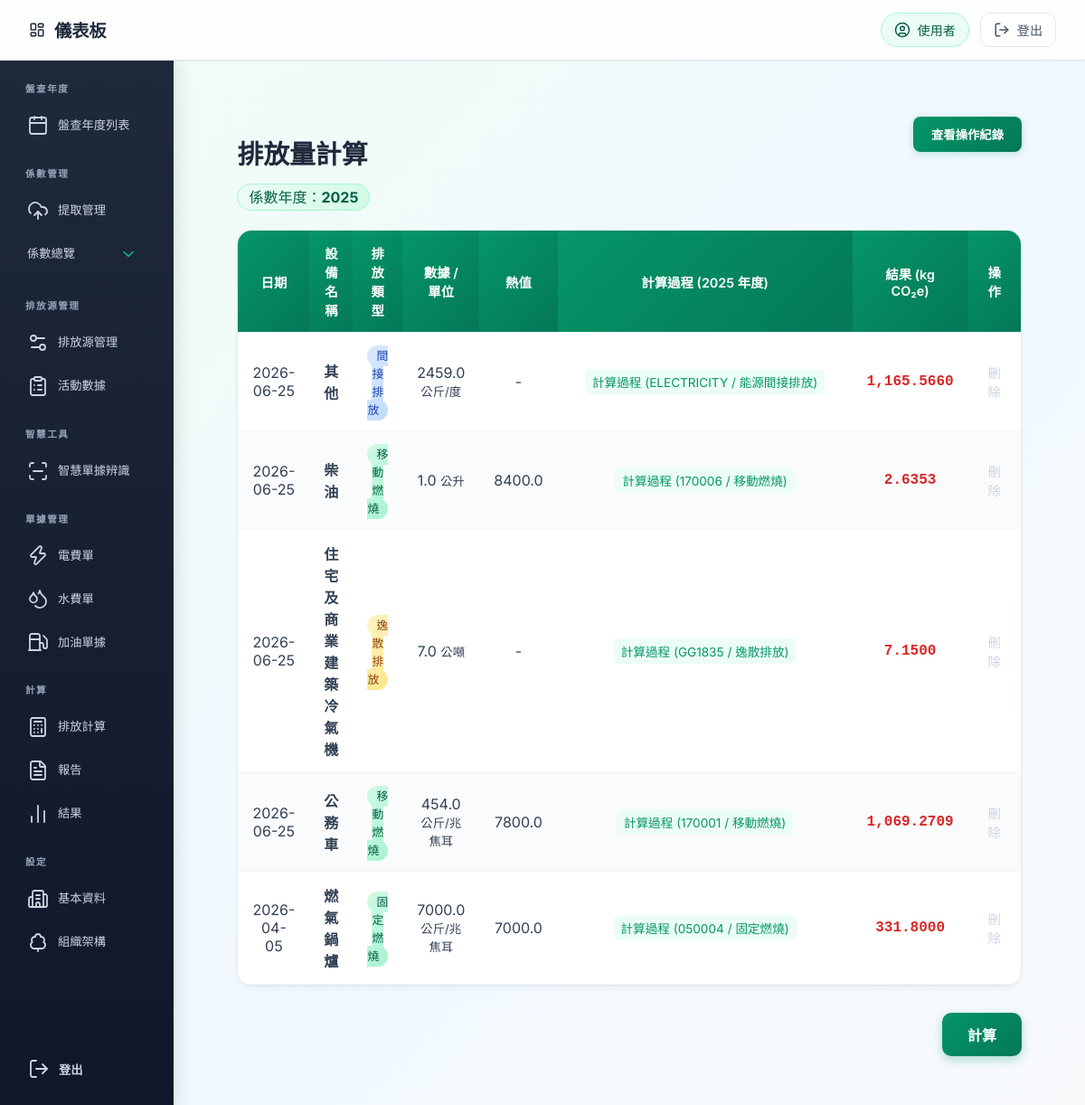
The app's page /calculation/ with its own data.
### model.py (models this page shows)
class EmissionFactor(SQLModel, table=True):
    code: str = Field(primary_key=True)
    gas_type: str = Field(primary_key=True)
    original_code: str = Field(index=True)
    emission_type: str = "固定燃燒"
    name: str
    factor_value: float
    unit: str
    year: int
    factor_source: Optional[str] = None
    calculation_method: Optional[str] = None
    lower_heating_value: Optional[float] = None
    lhv_unit: Optional[str] = None
    updated_at: datetime = Field(default_factory=datetime.utcnow)

class EmissionRecord(SQLModel, table=True):
    id: Optional[int] = Field(default=None, primary_key=True)
    device_id: int = Field(foreign_key="device.id")
    record_date: str
    activity_data: float
    total_co2e: float
    unit: Optional[str] = None
    data_source: Optional[str] = "manual"
    heat_value: Optional[float] = None
    lhv_unit: Optional[str] = None

class Device(SQLModel, table=True):
    id: Optional[int] = Field(default=None, primary_key=True)
    name: str = Field(index=True)
    category: str
    emission_type: str = Field(default="固定燃燒")
    location: str
    factor_ref_code: str
    gas_type: str
    unit: str
    device_number: Optional[str] = None
    device_code: Optional[str] = None
    quantity: int = 1
    fill_amount: Optional[float] = None
    fill_unit: Optional[str] = None
    equipment_category: Optional[str] = None
    refrigerant_code: Optional[str] = None

### routers/calculation.py (the view)
@router.get("/", response_class=HTMLResponse)
async def calculation_page(request: Request, session: Session = Depends(get_session)):
    devices = session.exec(select(Device)).all()
    records = session.exec(
        select(EmissionRecord).order_by(col(EmissionRecord.record_date).desc())
    ).all()
    all_factors = session.exec(select(EmissionFactor)).all()
    target_year = max((f.year for f in all_factors), default=datetime.now().year)
    device_map = {d.id: d.name for d in devices}
    device_unit_map = {d.id: d.unit for d in devices}
    device_to_code = {d.id: d.factor_ref_code for d in devices}
    device_emission_type_map = {d.id: d.emission_type for d in devices}
    gwp_refs = session.exec(
        select(GWPReference).order_by(GWPReference.gas_name_zh)
    ).all()
    gwp_lookup: dict[str, dict] = {}
    for g in gwp_refs:
        gwp_lookup[g.formula] = {
            "name": g.gas_name_zh,
            "gwp": float(g.gwp_value or 0),
        }
    factor_detail_map = {}
    device_calc_info = {}
    for d in devices:
        etype = str(d.emission_type or "").strip()
        if etype == "逸散排放" and d.refrigerant_code:
            from services.emission_calculator import _lookup_gwp
            gwp_info = gwp_lookup.get(d.refrigerant_code)
            if not gwp_info:
                gwp_val = _lookup_gwp(session, d.refrigerant_code)
                gwp_info = {"name": d.refrigerant_code, "gwp": gwp_val}
            rate = get_rate_by_code(d.equipment_category or "")
            fill_kg = (d.fill_amount or 0) * 1000.0
            device_calc_info[d.id] = {
                "type": "refrigerant",
                "refrigerant_name": gwp_info.get("name", d.refrigerant_code),
                "gwp_value": gwp_info.get("gwp", 0),
                "emission_rate": rate,
                "fill_kg": fill_kg,
                "fill_tonnes": d.fill_amount or 0,
            }
            factor_detail_map[d.id] = [
                {"gas": "冷媒", "val": gwp_info.get("gwp", 0), "formula": "填充量(kg) × GWP × 洩漏率"}
            ]
        elif etype == "能源間接排放":
            elec_factors = [f for f in all_factors if f.original_code == "ELECTRICITY" and f.gas_type == "CO2e"]
            latest_elec = max((f.year for f in elec_factors), default=target_year)
            elec_factor = next((f for f in elec_factors if f.year == latest_elec), None)
            factor_value = elec_factor.factor_value if elec_factor else 0.0
            device_calc_info[d.id] = {
                "type": "electricity",
                "factor_value": factor_value,
                "factor_year": latest_elec,
            }
            factor_detail_map[d.id] = [
                {"gas": "CO2e", "val": factor_value, "formula": "活動數據(kWh) × 排放係數(kg CO2e/kWh)"}
            ]
        else:
            matched = [f for f in all_factors if _factor_matches_device(f, d)]
            if not matched:
                factor_detail_map[d.id] = []
                device_calc_info[d.id] = {"type": "combustion", "has_lhv": False}
                continue
            latest_year = max(f.year for f in matched)
            latest_factors = [f for f in matched if f.year == latest_year]
            factor_detail_map[d.id] = [
                {"gas": f.gas_type, "val": f.factor_value}
                for f in latest_factors
            ]
            lhv_val, lhv_unit = get_lhv_value(d.factor_ref_code)
            device_calc_info[d.id] = {
                "type": "combustion",
                "has_lhv": lhv_val is not None,
                "lhv_value": lhv_val,
                "lhv_unit": lhv_unit,
            }
    record_calc_map: dict[int, dict] = {}
    device_by_id = {d.id: d for d in devices}
    for r in records:
        d = device_by_id.get(r.device_id)
        if not d:
            record_calc_map[r.id] = {"co2": 0.0, "ch4": 0.0, "n2o": 0.0, "co2e": float(r.total_co2e or 0)}
            continue
        etype = (d.emission_type or "").strip()
        if etype == "逸散排放" and d.refrigerant_code:
            res = calculate_refrigerant_emission(
                session=session,
                refrigerant_code=d.refrigerant_code,
                fill_amount_tonnes=d.fill_amount or 0,
                equipment_category=d.equipment_category or "",
            )
            record_calc_map[r.id] = {
                "co2": 0.0, "ch4": 0.0, "n2o": 0.0,
                "co2e": float(res.get("CO2e", r.total_co2e or 0) or 0),
            }
        elif etype == "能源間接排放":
            res = calculate_electricity_emission(
                session=session,
                activity_value=float(r.activity_data or 0),
                year=None,
            )
            record_calc_map[r.id] = {
                "co2": 0.0, "ch4": 0.0, "n2o": 0.0,
                "co2e": float(res.get("CO2e", r.total_co2e or 0) or 0),
            }
        else:
            lhv_value, lhv_unit = get_lhv_for_device(
                session=session,
                device=d,
                custom_heat_value=r.heat_value,
                custom_lhv_unit=r.lhv_unit,
            )
            res = calculate_combustion_emission(
                session=session,
                original_code=d.factor_ref_code or "",
                emission_type=etype or "固定燃燒",
                activity_value=float(r.activity_data or 0),
                lhv_value=lhv_value,
                lhv_unit=lhv_unit,
                year=None,
            )
            record_calc_map[r.id] = {
                "lhv_value": lhv_value or 0,
                "lhv_unit": lhv_unit or "",
                "tj_total": tj_per_unit(lhv_value or 0, lhv_unit or ""),
                "co2": float(res.get("CO2", 0) or 0),
                "ch4": float(res.get("CH4", 0) or 0),
                "n2o": float(res.get("N2O", 0) or 0),
                "co2e": float(res.get("CO2e", r.total_co2e or 0) or 0),
            }
    return templates.TemplateResponse(
        "calculation.html",
        {
            "request": request,
            "records": records,
            "target_year": target_year,
            "device_map": device_map,
            "device_unit_map": device_unit_map,
            "device_to_code": device_to_code,
            "device_emission_type_map": device_emission_type_map,
            "factor_detail_map": factor_detail_map,
            "device_calc_info": device_calc_info,
            "record_calc_map": record_calc_map,
        },
    )

### templates/calculation.html (shortened to what this page needs)
{% extends "base.html" %}
{% block head %}
<link rel="stylesheet" href="/static/css/calculation.css">
{% endblock %}
{% block content %}
<div class="calc-page-wrap">
    <div class="calc-page-header">
        <div>
            <h1 class="calc-title">排放量計算</h1>
            <p class="calc-year-note">
                <span class="calc-year-tag">
            係數年度：<strong>{{ target_year }}</strong>
        </span>
            </p>
        </div>
        <button type="button" id="openLogModal" class="btn-log">查看操作紀錄</button>
    </div>
    <div class="calc-card calc-table-card">
        <table class="record-table">
            <thead>
            <tr>
                <th>日期</th>
                <th>設備名稱</th>
                <th>排放類型</th>
                <th>數據 / 單位</th>
                <th>熱值</th>
                <th style="width: 350px;">計算過程 ({{ target_year }} 年度)</th>
                <th>結果 (kg CO₂e)</th>
                <th>操作</th>
            </tr>
            </thead>
            <tbody>
            {% for r in records %}
            <tr>
                <td>{{ r.record_date }}</td>
                <td><strong>{{ device_map.get(r.device_id) }}</strong></td>
                <td>
                    {% set etype = device_emission_type_map.get(r.device_id, "") %}
                    {% if etype == "逸散排放" %}
                        <span class="badge-fugitive">逸散排放</span>
                    {% elif etype == "能源間接排放" %}
                        <span class="badge-indirect">間接排放</span>
                    {% else %}
                        <span class="badge-combustion">{{ etype }}</span>
                    {% endif %}
                </td>
                <td>{{ r.activity_data }} <small>{{ device_unit_map.get(r.device_id) }}</small></td>
                <td>{{ r.heat_value if r.heat_value else '-' }}</td>
                <td>
                    {% set code = device_to_code.get(r.device_id) %}
                    {% set emission_type = device_emission_type_map.get(r.device_id) %}
                    {% set calc_info = device_calc_info.get(r.device_id, {}) %}
                    {% set calc_type = calc_info.get("type", "combustion") %}
                    <details>
                        <summary>計算過程 ({{ code }} / {{ emission_type }})</summary>
                    </details>
                </td>
                <td class="text-result">{{ "{:,.4f}".format(r.total_co2e) }}</td>
                <td>
                    <form action="/calculation/delete/{{ r.id }}" method="post" class="delete-record-form">
                        <button type="submit" class="btn-delete-record">刪除
                        </button>
                    </form>
                </td>
            </tr>
            {% endfor %}
            </tbody>
        </table>
    </div>
    <div class="calc-footer-action">
        <a href="/result" class="btn-finish-calc">計算</a>
    </div>
</div>
{% endblock %}

### static/css/index.css (style rules this page uses)
:root { --emerald-50: #ecfdf5; --emerald-100: #d1fae5; --emerald-200: #a7f3d0; --emerald-500: #10b981; --emerald-600: #059669; --emerald-700: #047857; --emerald-800: #065f46; --emerald-900: #064e3b; --slate-50: #f8fafc; --slate-100: #f1f5f9; --slate-200: #e2e8f0; --slate-300: #cbd5e1; --slate-400: #94a3b8; --slate-500: #64748b; --slate-600: #475569; --slate-700: #334155; --slate-800: #1e293b; --slate-900: #0f172a; --radius-sm: 6px; --radius-md: 10px; --radius-lg: 16px; --radius-xl: 20px; --shadow-sm: 0 1px 2px rgba(0,0,0,0.05); --shadow-md: 0 4px 6px -1px rgba(0,0,0,0.07), 0 2px 4px -2px rgba(0,0,0,0.05); --shadow-lg: 0 10px 15px -3px rgba(0,0,0,0.08), 0 4px 6px -4px rgba(0,0,0,0.04); --shadow-xl: 0 20px 25px -5px rgba(0,0,0,0.08), 0 8px 10px -6px rgba(0,0,0,0.04); }
body { margin: 0; font-family: "Noto Sans TC", "Inter", -apple-system, BlinkMacSystemFont, "Segoe UI", Roboto, "Helvetica Neue", Arial, sans-serif; background: linear-gradient(135deg, #f0fdf4 0%, #f0f9ff 50%, #f8fafc 100%); background-attachment: fixed; color: var(--slate-700); display: flex; flex-direction: column; min-height: 100vh; }
h1 { color: var(--slate-800); margin-bottom: 20px; font-size: 2rem; font-weight: 700; }

### static/css/calculation.css (style rules this page uses)
.calc-page-wrap { padding: 30px; max-width: 1300px; margin: auto; }
.calc-page-header { display: flex; justify-content: space-between; align-items: flex-start; gap: 20px; margin-bottom: 25px; }
.calc-title { margin-bottom: 5px; color: #1e293b; font-size: 1.8rem; }
.calc-year-note { color: #64748b; margin-bottom: 0; }
.calc-year-tag { background: linear-gradient(135deg, #ecfdf5, #d1fae5); padding: 4px 12px; border-radius: 20px; color: #065f46; font-weight: 500; border: 1px solid #a7f3d0; }
.calc-card { background: white; padding: 24px; border-radius: 16px; border: 1px solid #e2e8f0; box-shadow: 0 4px 6px -1px rgba(0, 0, 0, 0.05), 0 2px 4px -2px rgba(0, 0, 0, 0.03); margin-bottom: 30px; }
.btn-log { background: linear-gradient(135deg, #059669, #047857); color: white; border: none; padding: 10px 20px; border-radius: 8px; cursor: pointer; font-weight: 600; box-shadow: 0 2px 8px rgba(5, 150, 105, 0.25); transition: all 0.2s ease; }
.calc-table-card { padding: 0; overflow: hidden; }
.record-table { width: 100%; border-collapse: collapse; text-align: center; background: white; }
.record-table th, .record-table td { padding: 14px 16px; border-bottom: 1px solid #f1f5f9; }
.record-table th { background: linear-gradient(135deg, #059669, #047857); color: white; font-weight: 600; font-size: 0.9em; text-align: center; }
.record-table tbody tr { transition: background 0.15s ease; }
.record-table tbody tr:nth-child(even) { background: #fafbfc; }
.text-result { color: #dc2626; font-weight: 700; font-family: 'JetBrains Mono', monospace; }
details summary { color: #059669; text-decoration: none; cursor: pointer; font-size: 0.85em; list-style: none; padding: 4px 8px; border-radius: 6px; background: #ecfdf5; display: inline-block; transition: background 0.2s; }
.delete-record-form { display: inline; }
.btn-delete-record { color: #cbd5e1; border: none; background: none; cursor: pointer; transition: color 0.2s; font-size: 0.9em; }
.calc-footer-action { display: flex; justify-content: flex-end; margin-top: 20px; }
.btn-finish-calc { display: inline-block; background: linear-gradient(135deg, #059669, #047857); color: #fff; padding: 12px 28px; border-radius: 10px; text-decoration: none; font-weight: 600; box-shadow: 0 4px 12px rgba(5, 150, 105, 0.3); transition: all 0.2s ease; }
.badge-fugitive { background: linear-gradient(135deg, #fef3c7, #fde68a); color: #92400e; padding: 4px 10px; border-radius: 20px; font-size: 0.8em; font-weight: 500; }
.badge-indirect { background: linear-gradient(135deg, #dbeafe, #bfdbfe); color: #1e40af; padding: 4px 10px; border-radius: 20px; font-size: 0.8em; font-weight: 500; }
.badge-combustion { background: linear-gradient(135deg, #d1fae5, #a7f3d0); color: #065f46; padding: 4px 10px; border-radius: 20px; font-size: 0.8em; font-weight: 500; }

### records on screen
EmissionFactor: year "2025"
EmissionRecord: record_date "2026-06-25", shows "間接排放", activity_data "2459.0", heat_value "-", total_co2e "1,165.5660"
Device: get "其他", get "公斤/度", factor_ref_code "ELECTRICITY", emission_type "能源間接排放"
EmissionRecord: record_date "2026-06-25", activity_data "1.0", heat_value "8400.0", total_co2e "2.6353"
Device: get "柴油", emission_type "移動燃燒", get "公升", factor_ref_code "170006"
EmissionRecord: record_date "2026-06-25", shows "逸散排放", activity_data "7.0", heat_value "-", total_co2e "7.1500"
Device: get "住宅及商業建築冷氣機", get "公噸", factor_ref_code "GG1835", emission_type "逸散排放"
EmissionRecord: record_date "2026-06-25", activity_data "454.0", heat_value "7800.0", total_co2e "1,069.2709"
Device: get "公務車", emission_type "移動燃燒", get "公斤/兆焦耳", factor_ref_code "170001"
EmissionRecord: record_date "2026-04-05", activity_data "7000.0", heat_value "7000.0", total_co2e "331.8000"
Device: get "燃氣鍋爐", emission_type "固定燃燒", get "公斤/兆焦耳", factor_ref_code "050004"

### other values on screen
{{ request.session.get("username", "使用者") }} "使用者"
